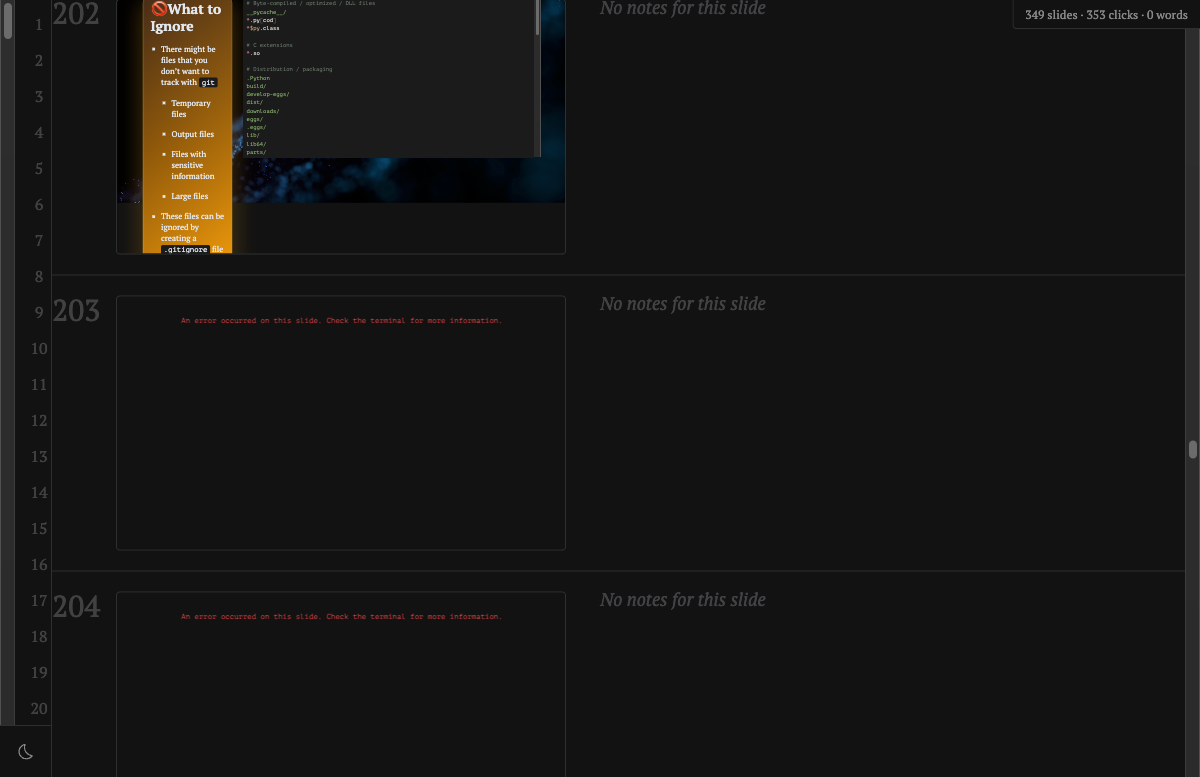
#> input picture overview.png, 1200 x 777 px
$ python -i shots-diff.py   (imports and definitions only)
#> lines starting #> are read from the running program, lines starting #| are printed output that depends on the picture
#!/usr/bin/env python3
"""Which QA screenshots changed between two runs, with side-by-side PNGs.

Compares every slide-NNN.png of NEW_DIR with the slide of the same number in
OLD_DIR and reports, per slide, the share of pixels that differ.

    python3 scripts/shots-diff.py OLD_DIR NEW_DIR [--threshold 0.001]
            [--out DIR] [--from N] [--to M] [--json]

A slide is changed when more than --threshold of its pixels differ (default
0.001 = 0.1 %). A new slide that matches an old slide of another number is
moved (a slide was added or taken out before it), not changed; a slide put in
is added; an old slide that matches no new slide is removed. For each changed,
added or removed slide, OUT/slide-NNN.png (default NEW_DIR/diff/, emptied
first) shows the old slide on the left and the new one on the right, with the
area that differs boxed in red.

Exit status as diff(1): 0 nothing changed, 1 something changed, 2 error.
Needs Pillow only. `pnpm review <deck> --since ...` runs it for you.
"""
import argparse
import hashlib
import json
import re
import sys
from pathlib import Path

from PIL import Image, ImageChops, ImageDraw, ImageFont, ImageStat

THUMB = (64, 36)       # small enough to compare every pair when looking for a moved slide
SCALE = 0.75           # each half of a side-by-side PNG, of the 1280x720 screenshot
LABEL_H = 32
GAP = 10
RED = (255, 80, 80)
try:
    FONT = ImageFont.load_default(size=18)
except TypeError:      # Pillow < 10.1: one bitmap size only
    FONT = ImageFont.load_default()


# [8 lines left out: function numbered, not called in this run]


class Shot:
    """One screenshot: a hash of its pixels and a thumbnail, read once."""

    def __init__(self, path):
#> called with path = '../overview.png'
        self.path = path
        rgb = self.image()
#> in image, im is the input picture: PIL image 1200x777 RGB; mean R, G, B 23, 21.9, 20.3
        self.size = rgb.size
#> self.size = (1200, 777)
        self.hash = hashlib.sha1(rgb.tobytes()).hexdigest()
#> self.hash = '3732137c7ae603526503f82c3640470efe2ca4d0'
        self.thumb = rgb.convert("L").resize(THUMB, Image.BILINEAR)
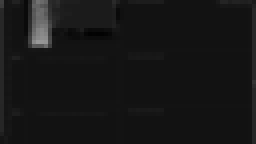
#> self.thumb: PIL image 64x36 L (shown 4 times larger); min 2, max 152, mean 22

    def image(self):
        with Image.open(self.path) as im:
            return im.convert("RGB")


# [151 lines left out: functions difference, matches, find_match, side_by_side, runs, main, not called in this run]


# [2 lines not run here, left out]

>>> result = Shot('../overview.png').image()
